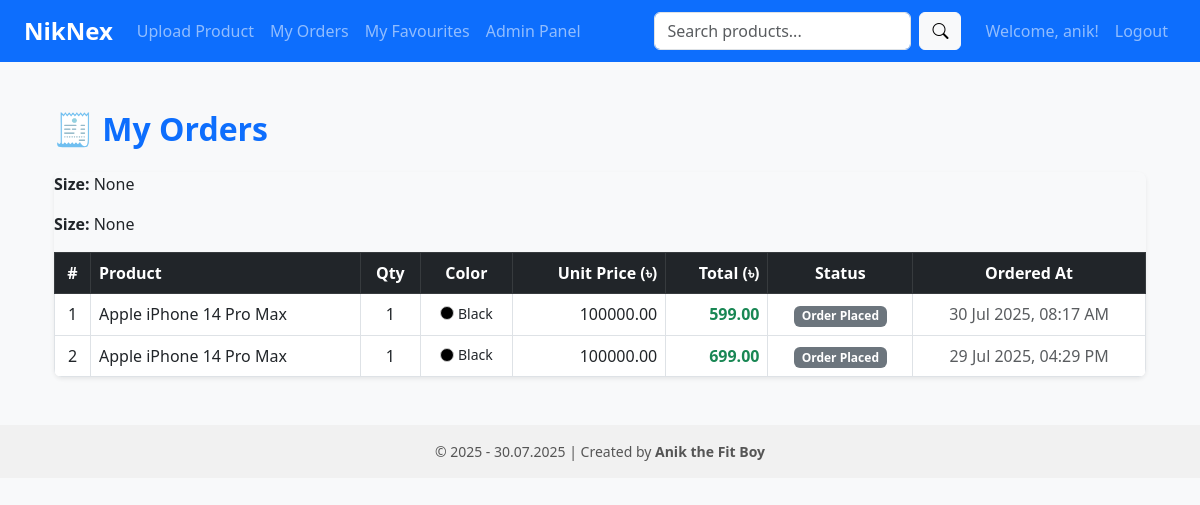
The page /my_orders (signed in) on the database its author committed.
### app.py (models this page shows)
class Order(db.Model):
    __tablename__ = 'order'
    id = db.Column(db.Integer, primary_key=True)
    user_id = db.Column(db.Integer, db.ForeignKey('user.id'))
    product_id = db.Column(db.Integer, db.ForeignKey(
        'product.id'), nullable=False)
    quantity = db.Column(db.Integer, default=1)
    customer_name = db.Column(db.String(100))
    customer_phone = db.Column(db.String(20))
    customer_address = db.Column(db.Text)
    payment_method = db.Column(db.String(50))
    bkash_number = db.Column(db.String(20))
    transaction_id = db.Column(db.String(100))
    created_at = db.Column(db.DateTime, default=datetime.utcnow)
    delivery_area = db.Column(db.String(50))
    courier_charge = db.Column(db.Float, default=0.0)
    total_amount = db.Column(db.Float, default=0.0)
    delivery_status = db.Column(db.String(50), default='Order Placed')
    notified = db.Column(db.Boolean, default=False)
    color = db.Column(db.String(50), nullable=True)
    size = db.Column(db.String(50), nullable=True)
    selected_color = db.Column(db.String(50), nullable=True)
    expected_delivery = db.Column(db.DateTime, nullable=True)
    delivered_at = db.Column(db.DateTime, nullable=True)
    user = db.relationship('User', backref='orders')
    product = db.relationship('Product', backref='orders')

class Product(db.Model):
    __tablename__ = 'product'
    id = db.Column(db.Integer, primary_key=True)
    name = db.Column(db.String(100), nullable=False)
    description = db.Column(db.Text, nullable=False)
    price = db.Column(db.Float, nullable=False)
    image_filename = db.Column(db.String(200))
    is_approved = db.Column(db.Boolean, default=False)
    created_at = db.Column(db.DateTime, default=datetime.utcnow)
    category = db.Column(db.String(50), nullable=True)

### app.py (the view)
@app.route('/my_orders')
@login_required
def my_orders():
    orders = Order.query.filter_by(user_id=session['user_id']).order_by(
        Order.created_at.desc()).all()
    for order in orders:
        if order.created_at:
            order.created_at_local = local_time(order.created_at)
        else:
            order.created_at_local = None
    return render_template("my_orders.html", orders=orders)

### app.py (called while the page is built)
@app.context_processor
def inject_today_date():
    return {'today_date': datetime.today().strftime('%d.%m.%Y')}

def local_time(utc_dt):
    local_tz = timezone('Asia/Dhaka')
    utc = timezone('UTC')
    utc_dt = utc.localize(utc_dt)
    return utc_dt.replace(tzinfo=pytz.utc).astimezone(local_tz)

def login_required(f):
    @wraps(f)
    def wrapper(*args, **kwargs):
        if not session.get("user_id"):
            flash("You need to be logged in.", "warning")
            return redirect(url_for("login"))
        return f(*args, **kwargs)
    return wrapper

### templates/my_orders.html (shortened to what this page needs)
{% extends "base.html" %} {% block title %}My Orders{% endblock %} {% block
content %}
<div class="container my-5">
  <h2 class="mb-4 text-primary fw-bold">🧾 My Orders</h2>
  {% if orders %}
  <div class="table-responsive shadow-sm rounded-3">
    <table class="table table-bordered align-middle mb-0">
      <thead class="table-dark">
        <tr>
          <th scope="col" class="text-center">#</th>
          <th scope="col">Product</th>
          <th scope="col" class="text-center">Qty</th>
          <th scope="col" class="text-center">Color</th>
          <th scope="col" class="text-end">Unit Price (৳)</th>
          <th scope="col" class="text-end">Total (৳)</th>
          <th scope="col" class="text-center">Status</th>
          <th scope="col" class="text-center">Ordered At</th>
        </tr>
      </thead>
      <tbody>
        {% for order in orders %}
        <tr>
          <td class="text-center">{{ loop.index }}</td>
          <td>
            {% if order.product %}
            <div class="d-flex align-items-center gap-2">
              <span>{{ order.product.name }}</span>
            </div>
            {% else %}
            <em class="text-muted">Deleted Product</em>
            {% endif %}
          </td>
          <td class="text-center">{{ order.quantity }}</td>
          <p><strong>Size:</strong> {{ order.size }}</p>
          <td class="text-center">
            {% if order.selected_color %}
            <span class="d-inline-flex align-items-center gap-1">
              <span
                style="display:inline-block;width:14px;height:14px;border:1px solid #ccc;border-radius:50%;background-color:{{ order.selected_color }};"
                title="{{ order.selected_color }}"
              ></span>
              <small>{{ order.selected_color }}</small>
            </span>
            {% else %}
            <span class="text-muted">-</span>
            {% endif %}
          </td>
          <td class="text-end">
            {% if order.product %} {{ "%.2f"|format(order.product.price) }} {%
            else %}
            <span class="text-muted">-</span>
            {% endif %}
          </td>
          <td class="text-end fw-bold text-success">
            {{ "%.2f"|format(order.total_amount) }}
          </td>
          <td class="text-center text-capitalize">
            {% if order.delivery_status == 'Pending' %}
            <span class="badge bg-warning text-dark">Pending</span>
            {% elif order.delivery_status == 'Shipped' %}
            <span class="badge bg-info text-dark">Shipped</span>
            {% elif order.delivery_status == 'Delivered' %}
            <span class="badge bg-success">Delivered</span>
            {% elif order.delivery_status == 'Cancelled' %}
            <span class="badge bg-danger">Cancelled</span>
            {% else %}
            <span class="badge bg-secondary"
              >{{ order.delivery_status or 'N/A' }}</span
            >
            {% endif %}
          </td>
          <td class="text-center text-muted" style="white-space: nowrap">
            {{ order.created_at.strftime('%d %b %Y, %I:%M %p') }}
          </td>
        </tr>
        {% endfor %}
      </tbody>
    </table>
  </div>
  {% else %}
  <div class="alert alert-info mt-4">You have not placed any orders yet.</div>
  {% endif %}
</div>
{% endblock %}

### templates/base.html (shortened to what this page needs)
<!DOCTYPE html>
<html lang="en">
  <head>
    <link
      href="https://cdn.jsdelivr.net/npm/bootstrap@5.3.0/dist/css/bootstrap.min.css"
      rel="stylesheet"
    />
    <link
      href="https://cdn.jsdelivr.net/npm/bootstrap-icons@1.10.5/font/bootstrap-icons.css"
      rel="stylesheet"
    />
    <link
      rel="stylesheet"
      href="https://cdnjs.cloudflare.com/ajax/libs/intl-tel-input/17.0.19/css/intlTelInput.min.css"
    />
  </head>
  <body>
    <nav class="navbar navbar-expand-lg navbar-dark bg-primary">
      <div class="container-fluid px-4">
        <a class="navbar-brand" href="{{ url_for('home') }}">NikNex</a>
        <div class="collapse navbar-collapse" id="navbarNav">
          <ul class="navbar-nav me-auto mb-2 mb-lg-0">
            {% if session.username %}
            <li class="nav-item">
              <a class="nav-link" href="{{ url_for('upload_product') }}"
                >Upload Product</a
              >
            </li>
            <li class="nav-item">
              <a class="nav-link" href="{{ url_for('my_orders') }}"
                >My Orders</a
              >
            </li>
            <li class="nav-item">
              <a class="nav-link" href="{{ url_for('view_favourites') }}"
                >My Favourites</a
              >
            </li>
            {% endif %} {% if session.is_admin %}
            <li class="nav-item">
              <a class="nav-link" href="{{ url_for('admin_dashboard') }}"
                >Admin Panel</a
              >
            </li>
            {% endif %}
          </ul>
          <form
            class="d-flex me-3"
            role="search"
            method="GET"
            action="{{ url_for('search_products') }}"
          >
            <input
              class="form-control me-2"
              type="search"
              name="q"
              placeholder="Search products..."
              aria-label="Search"
            />
            <button class="btn btn-light" type="submit">
              <i class="bi bi-search"></i>
            </button>
          </form>
          <ul class="navbar-nav">
            {% if session.username %}
            <li class="nav-item">
              <span class="nav-link">Welcome, {{ session.username }}!</span>
            </li>
            <li class="nav-item">
              <a class="nav-link" href="{{ url_for('logout') }}">Logout</a>
            </li>
            {% endif %}
          </ul>
        </div>
      </div>
    </nav>
    <div class="container my-4">{% block content %}{% endblock %}</div>
    <footer>
      &copy; 2025 - {{ today_date or "Now" }} | Created by
      <strong>Anik the Fit Boy</strong>
    </footer>
  </body>
</html>

### templates/base.html (style rules this page uses)
body { background-color: #f8f9fa; }
.navbar-brand { font-weight: bold; font-size: 1.5rem; }
footer { background-color: #f1f1f1; padding: 1rem 0; text-align: center; font-size: 14px; color: #555; margin-top: 2rem; }

### rows shown on the page
Order: product.name "Apple iPhone 14 Pro Max", quantity "1", size "None", selected_color "Black", total_amount "599.00", delivery_status "Order Placed", created_at "30 Jul 2025, 08:17 AM"
Product: product.price "100000.00"
Order: product.name "Apple iPhone 14 Pro Max", quantity "1", size "None", selected_color "Black", total_amount "699.00", delivery_status "Order Placed", created_at "29 Jul 2025, 04:29 PM"

### other values the page prints
{{ session.username }} "anik"
